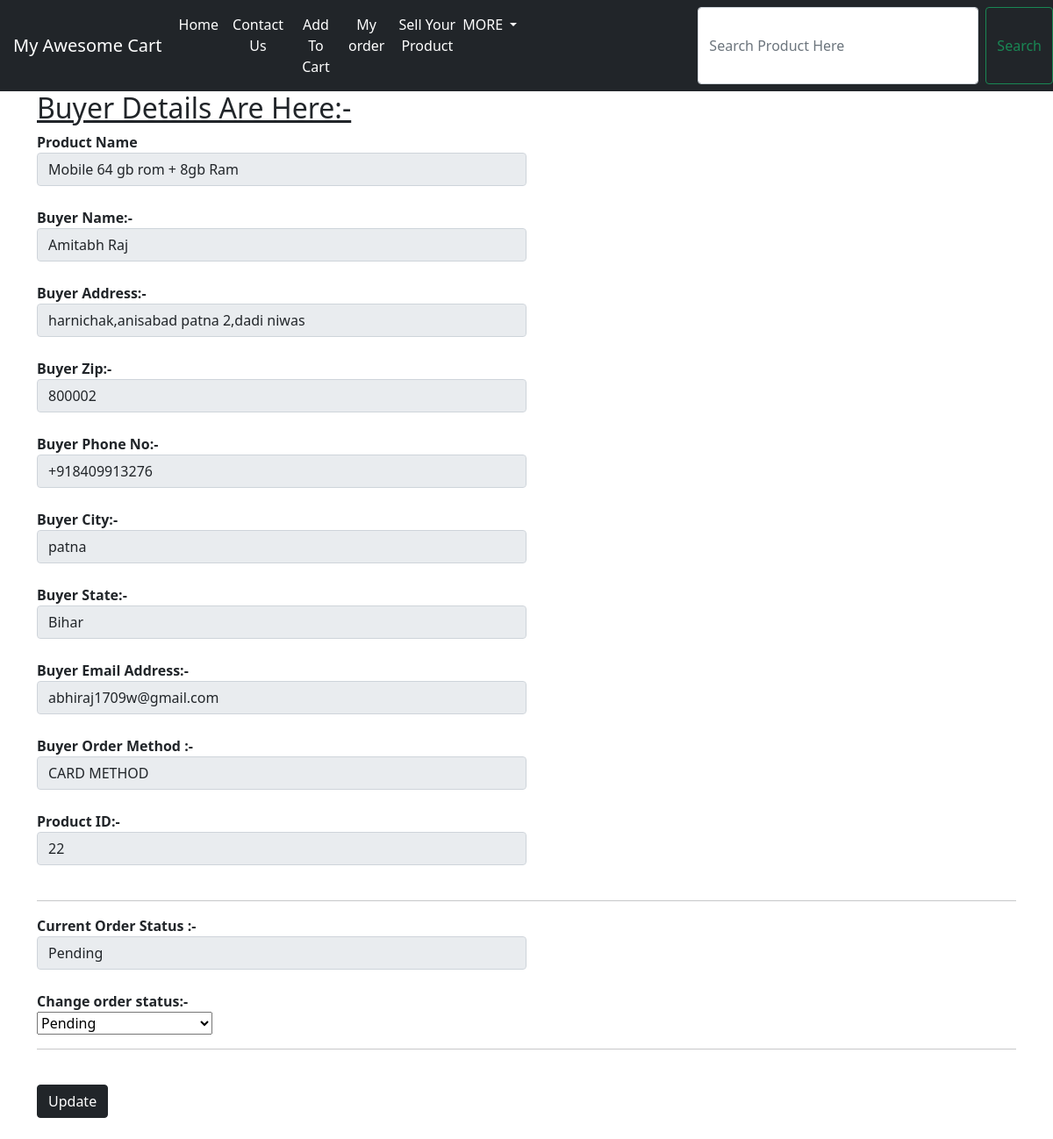
Page /shop/moredetail/41 on the committed database.
### shop/models.py (models this page shows, shortened)
class Order(models.Model):
    product_image=models.ImageField(upload_to="shop/images")
    product_name=models.CharField(max_length=200)
    product_price=models.CharField(max_length=200)
    name=models.CharField(max_length=50)
    email=models.CharField(max_length=50, default="")
    address1=models.CharField(max_length=100, default="")
    address2=models.CharField(max_length=400, default="")
    city=models.CharField(max_length=100, default="")
    state=models.CharField(max_length=50, default="")
    zip=models.IntegerField(default=0)
    phone=models.CharField(max_length=10,default="0")
    order_method=models.CharField(max_length=50, default="")
    product_id=models.CharField(max_length=1,default=0)
    admin_id=models.IntegerField(default="")
    user_uid=models.IntegerField(default=0)
    order_status=models.CharField(max_length=200,default="Pending")

### shop/views.py (the view)
# urls.py: path('moredetail/<int:myid>', views.moredetail,       name="moredetail"),
def moredetail(requests,myid):
    order= Order.objects.filter(id=myid)
    context={'order':order[0]}
    return render(requests, 'shop/moredetail.html',context)

### templates/shop/moredetail.html (shortened to what this page needs)
{% extends 'shop/basic.html' %}
{% block body %}
      <div class="container">
        <h2><u>Buyer Details Are Here:-</u></h2>
                <b><div class="form-group col-md-6">
                    <label for="name">Product Name</label>
                    <input readonly="readonly" class="form-control" id="name" value="{{order.product_name}}">
                </div><br>
                <div class="form-group col-md-6">
                	<label for="pr">Buyer Name:-</label>
    				<input id="pr" readonly="readonly" class="form-control" value="{{order.name}}"></input><br>
    			</div>
    			<div class="form-group col-md-6">
                	<label for="pr">Buyer Address:-</label>
    				<input id="pr" readonly="readonly" class="form-control" value="{{order.address1}},{{order.address2}}"></input><br>
    			</div>
    			<div class="form-group col-md-6">
                	<label for="pr">Buyer Zip:-</label>
    				<input id="pr" readonly="readonly" class="form-control" value="{{order.zip}}" ></input><br>
    			</div>
    			<div class="form-group col-md-6">
                	<label for="pr">Buyer Phone No:-</label>
    				<input id="pr" readonly="readonly" class="form-control" value="{{order.phone}}"></input><br>
    			</div>
    			<div class="form-group col-md-6">
                	<label for="pr">Buyer City:-</label>
    				<input id="pr" readonly="readonly" class="form-control" value="{{order.city}}"></input><br>
    			</div>
    			<div class="form-group col-md-6">
                	<label for="pr">Buyer State:-</label>
    				<input id="pr" readonly="readonly" class="form-control" value="{{order.state}}"></input><br>
    			</div>
    			<div class="form-group col-md-6">
                	<label for="pr">Buyer Email Address:-</label>
    				<input id="pr" readonly="readonly" class="form-control" value="{{order.email}}"></input><br>
    			</div>
                <div class="form-group col-md-6">
                    <label for="pr">Buyer Order Method :-</label>
                    <input id="pr" readonly="readonly" class="form-control" value="{{order.order_method}}"></input><br>
                </div>
                <div class="form-group col-md-6">
                    <label for="pr">Product ID:-</label>
                    <input id="pr" readonly="readonly" class="form-control" value="{{order.product_id}}"></input><br>
                </div>
                <hr>
                <div class="form-group col-md-6">
                    <label for="pr">Current Order Status :-</label>
                    <input id="pr" readonly="readonly" class="form-control" value="{{order.order_status}}"></input>
                </div>
                <br>
<form method="post" action="update2/{{order.id}}">{% csrf_token %}
{% if order.order_status == "Dispatched" %}
                <style>
               #order_status{
                width: 200px;
               }
               </style>
                <label for="order_status">Change order status:-</label><br>
                 <select name="order_status" id="order_status">
                    <option value="Dispatched">Dispatched</option>
                    <option value="Pending">Pending</option>
                    <option value="Delivered">Delivered</option>
                 </select>
                 <hr>
                 <br>
{% elif order.order_status == "Pending" %}
                <label for="order_status">Change order status:-</label><br>
                 <select name="order_status" id="order_status">
                    <option value="Pending">Pending</option>
                 </select>
                 <hr>
                 <br>
{% endif %}
                 <div class="form-group">
            <button type="submit" class="btn btn-dark">Update</button>
        </div><br>
</form>
{% endblock %}

### templates/shop/basic.html (style rules this page uses)
@media (min-width: 780px) { .btn { position: relative; top:0px; } }

### templates/shop/moredetail.html (style rules this page uses)
#order_status { width: 200px; }

### rows in the picture
Order: product_name "Mobile 64 gb rom + 8gb Ram", name "Amitabh Raj", address1 "harnichak,anisabad patna 2,dadi niwas", zip "800002", phone "+918409913276", city "patna", state "Bihar", email "abhiraj1709w@gmail.com", order_method "CARD METHOD", product_id "22", order_status "Pending"
